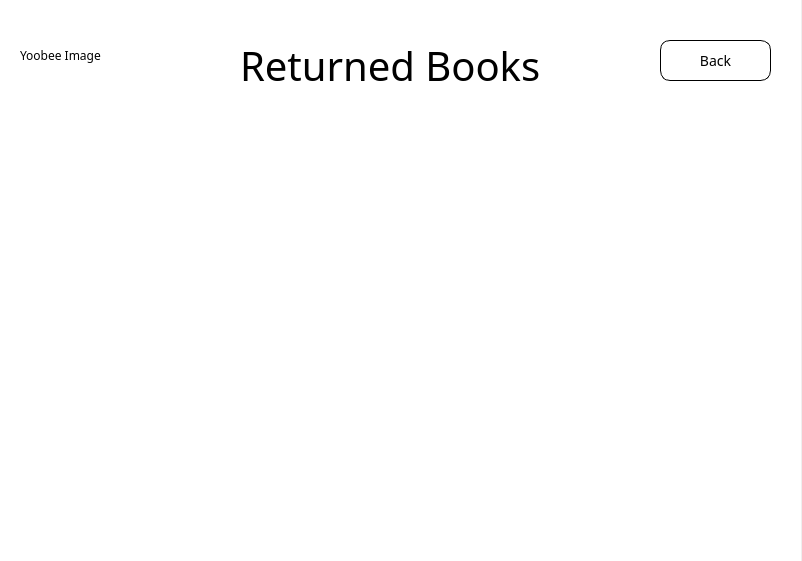
<?xml version="1.0" encoding="UTF-8"?>
<ui version="4.0">
 <class>adminreturned</class>
 <widget class="QDialog" name="adminreturned">
  <property name="geometry">
   <rect>
    <x>0</x>
    <y>0</y>
    <width>802</width>
    <height>561</height>
   </rect>
  </property>
  <property name="windowTitle">
   <string>Dialog</string>
  </property>
  <widget class="QFrame" name="gridFrame_2">
   <property name="geometry">
    <rect>
     <x>0</x>
     <y>0</y>
     <width>801</width>
     <height>561</height>
    </rect>
   </property>
   <property name="styleSheet">
    <string notr="true">*{
background: rgb(255, 255, 255);
fontsize: 15px;
font-family: Century Gothic, sans-serif;
}

QFrame{
border: solid 10px rgba(0, 0, 0);
}

QLineEdit{
color: #8d98a1;
background-color: #d3d3d3;
font-size: 18px;
border-style: outset;
border-radius: 10px;
}
QPushButton{
background: #ced1d8;
border-style: outset;
border-radius: 5px;
}
QPushButton:pressed{
background-color: rgb(77, 77, 77);
border-style: inset;
}
</string>
   </property>
   <widget class="QLabel" name="label">
    <property name="geometry">
     <rect>
      <x>240</x>
      <y>30</y>
      <width>301</width>
      <height>71</height>
     </rect>
    </property>
    <property name="styleSheet">
     <string notr="true">

font: 40px;

</string>
    </property>
    <property name="text">
     <string>Returned Books</string>
    </property>
   </widget>
   <widget class="QPushButton" name="back">
    <property name="geometry">
     <rect>
      <x>660</x>
      <y>40</y>
      <width>111</width>
      <height>41</height>
     </rect>
    </property>
    <property name="styleSheet">
     <string notr="true">background-color: rgb(255, 255, 255);

border-width: 1px;

border-color: black;

border-radius: 10px;

border-style: outset;

font: 14px;

padding:2px;</string>
    </property>
    <property name="text">
     <string>Back</string>
    </property>
   </widget>
   <widget class="QLabel" name="img">
    <property name="geometry">
     <rect>
      <x>20</x>
      <y>10</y>
      <width>181</width>
      <height>91</height>
     </rect>
    </property>
    <property name="text">
     <string>Yoobee Image</string>
    </property>
   </widget>
   <widget class="QTableWidget" name="adminReturned">
    <property name="geometry">
     <rect>
      <x>70</x>
      <y>140</y>
      <width>651</width>
      <height>381</height>
     </rect>
    </property>
   </widget>
  </widget>
 </widget>
 <resources/>
 <connections/>
</ui>
